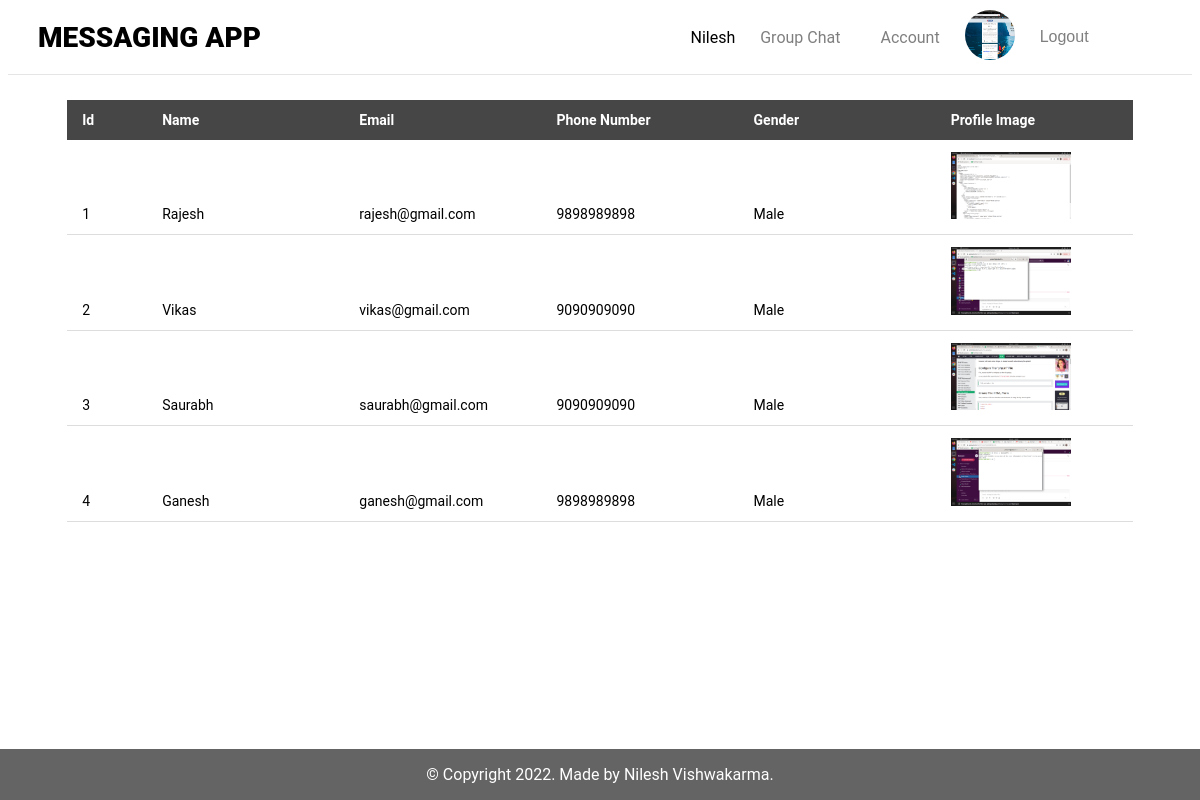
Page /view/index.php (signed in) on the committed database.
### tables this page shows
CREATE TABLE `users` (
  `id` int NOT NULL,
  `name` varchar(50) NOT NULL,
  `email` varchar(150) NOT NULL,
  `phone_number` varchar(10) NOT NULL,
  `gender` varchar(10) NOT NULL,
  `password` varchar(250) NOT NULL,
  `profile_image` varchar(250) NOT NULL
);

### database/config/DatabaseConnection.php (called while the page is built, shortened)
<?php
class DatabaseConnection
{
    public function __construct()
    {
        try {
            $conn = new mysqli(HOST, USER, PASSWORD, DATABASE);
            return $this->conn = $conn;
        } catch (Exception $e) {
            echo $e->getMessage();
        }
    }
}
?>

### model/User.php (called while the page is built, shortened)
<?php
class User
{
    public function __construct()
    {
        $db = new DatabaseConnection;
        $this->conn = $db->conn;
    }
    public function userDetails($table, $type = '', $columns = '', $values = '')
    {
        if ($values) {
        if (is_array($columns)) {
            foreach ($columns as $column) {
                $conditions[] = "$column = ?";
            }
            $conditions = implode(" AND ", $conditions);
        } else {
            $conditions = "$columns = ?";
        }
        $query = $this->conn->prepare("SELECT * FROM $table WHERE $conditions");
        if (is_array($values)) {
            $query->bind_param($type, ...$values);
        } else {
            $query->bind_param($type, $values);
        }
        $query->execute();
        return $query->get_result()->fetch_assoc();
        }
    }
    public function userList($table, $id = '')
    {
        $user = $this->conn->query("SELECT * FROM $table WHERE id != $id");
        if ($user->num_rows >0) {
            return $user;
        } else {
            return false;
        }
    }
}
$userData = new User;
?>

### view/index.php (the view)
<?php
  include('../controller/UserController.php');
  $userData->notLogin('id');
  include('../includes/header.php');
  include('../includes/nav.php');
?>
<div class="container">
  <ul class="table">
    <li class="thead">
      <div class="th id">Id</div>
      <div class="th">Name</div>
      <div class="th">Email</div>
      <div class="th">Phone Number</div>
      <div class="th">Gender</div>
      <div class="th">Profile Image</div>
    </li>
    <?php
      $users = $userData->userList('users', $_SESSION['id']);
      if ($users) {
        $i = 1;
        foreach ($users as $user) {
    ?>
    <li class="tbody"><a href="chat.php?id=<?php echo $user['id']; ?>">
      <div class="td"><?php echo $i++; ?></div>
      <div class="td"><?php echo $user['name']; ?></div>
      <div class="td"><?php echo $user['email']; ?></div>
      <div class="td"><?php echo $user['phone_number']; ?></div>
      <div class="td"><?php echo $user['gender']; ?></div>
      <div class="td">
        <img src="../assets/upload/<?php echo $user['profile_image']; ?>" alt="<?php echo $user['profile_image']; ?>">
      </div>
    </a></li>
    <?php
        }
      } else {
    ?>
      <li class="tbody">
        <div class="td">No data found</div>
      </li>
    <?php
      }
    ?>
  </ul>
</div>
<?php
  include('../includes/footer.php');
?>

### includes/header.php (shortened to what this page needs)
<!DOCTYPE html>
<html lang="en">
<head>
    <link rel="stylesheet" href="../assets/css/style.css">
</head>
<body>

### includes/nav.php
<header>
  <nav>
    <div class="left">
      <h1><a href="./">Messaging App</a></h1>
    </div>
    <div class="right">
      <ul>
        <?php
          $id = $_SESSION['id'];
          $detail = $userData->userDetails('users', 'i', 'id', $id);
          if ($detail) {
        ?>
        <li><?php echo $detail['name']; ?></li>
        <li><a href="group_chat.php">Group Chat</a></li>
        <li><a href="account.php">Account</a></li>
        <li><img src="../assets/upload/<?php echo $detail['profile_image']; ?>" alt="<?php echo $detail['profile_image']; ?>"></li>
        <li>
          <form action="<?php echo $_SERVER['PHP_SELF']; ?>" method="POST">
            <button type="submit" name="user_logout" class="btn-logout">Logout</button>
          </form>
        </li>
        <?php } ?>
      </ul>
    </div>
  </nav>
</header>

### includes/footer.php
<div class="footer">
    <div class="copyright">
        <p>&copy; Copyright 2022. Made by Nilesh Vishwakarma.</p>
    </div>
</div>
</body>
</html>

### assets/css/style.css (style rules this page uses)
header { width: 100%; margin: 0; border-bottom: 1px solid rgba(0, 0, 0, 0.1); }
.container { margin: 0 auto; padding: 0; width: 90%; }
header nav { display: flex; justify-content: space-between; align-items: center; margin: 10px 30px; padding: 0; width: 90%; }
header nav h1 { float: left; padding: 0; font-weight: 900; font-size: 28px; margin: 0; text-transform: uppercase; font-family: "Roboto", Arial, sans-serif; }
header nav h1 a { color: black; text-decoration: none; }
header nav .left { padding: 0; }
header nav .right { float: right; padding: 0; margin: 0; }
header nav .right ul { margin: 0; display: flex; align-items: center; font-family: "Roboto", Arial, sans-serif; }
header nav .right ul li { list-style: none; margin-left: 10px; display: inline-block; }
header nav .right ul li img { width: 50px; height: 50px; border-radius: 50%; }
header nav .right ul li a { color: rgba(0, 0, 0, 0.5); font-size: 16px; padding: 12px 15px; text-decoration: none; position: relative; }
.btn-logout { color: rgba(0, 0, 0, 0.5); font-size: 16px; padding: 12px 15px; border: none; background-color: transparent; cursor: pointer; }
.table { display: table; border-collapse: collapse; margin: 25px 0; width: 100%; table-layout: fixed; list-style: none; font-size: 14px; min-width: 400px; font-family: "Roboto", Arial, sans-serif; }
.table .thead { background-color: #464646; color: #fff; text-align: left; font-weight: bold; display: table-row; }
.table .th, .table .td { padding: 12px 15px; align-items: center; display: table-cell; }
.table .thead .id { width: 50px; }
.table .td img { width: 120px; }
.table .tbody { border-bottom: 1px solid #dddddd; display: table-row; }
.tbody a { display: contents; text-decoration: none; color: #000; }
.table .tbody:last-of-type { border-bottom: 2px soli #464646; }
.footer { text-align: center; width: 100%; bottom: 0; left: 0; color: #fff; position: fixed; background: #646464; font-family: "Roboto", Arial, sans-serif; }

### rows in the picture
users: name "Nilesh", profile_image (picture)
users: name "Rajesh", email "rajesh@gmail.com", phone_number "9898989898", gender "Male", profile_image (picture)
users: name "Vikas", email "vikas@gmail.com", phone_number "9090909090", gender "Male", profile_image (picture)
users: name "Saurabh", email "saurabh@gmail.com", phone_number "9090909090", gender "Male", profile_image (picture)
users: name "Ganesh", email "ganesh@gmail.com", phone_number "9898989898", gender "Male", profile_image (picture)
